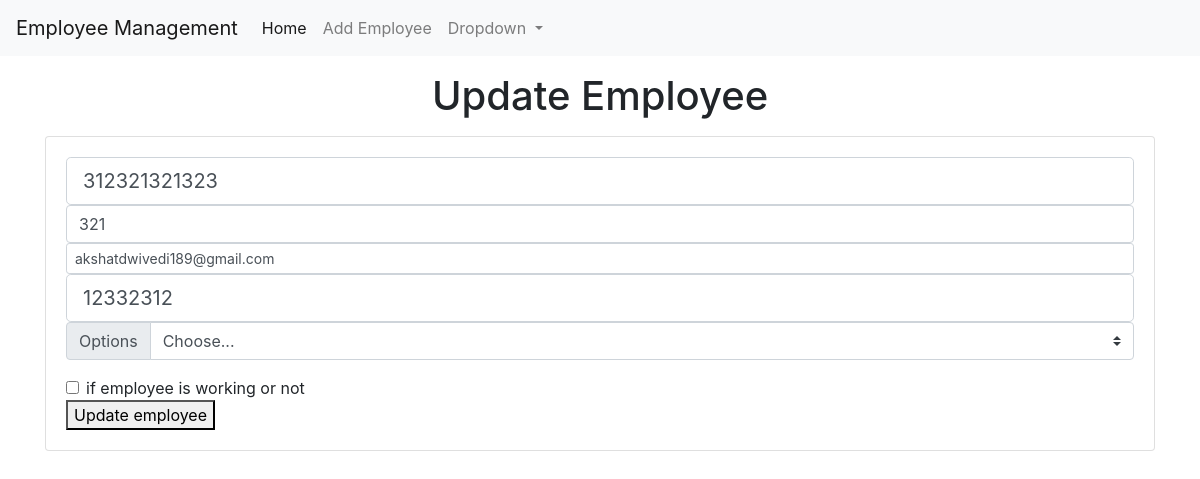
Screenshot of /emp/update-emp/2 with the database file from the repository.
### empm/models.py (models this page shows, shortened)
class Employee(models.Model):
    employee_id = models.AutoField(primary_key=True)
    employee_name = models.CharField(max_length=50)
    employee_address = models.CharField(max_length=50)
    employee_email = models.CharField(max_length=50)
    employee_phone = models.IntegerField()
    employee_working = models.BooleanField(default=False)
    employee_department = models.CharField(max_length=50)
    employee_record_created = models.DateTimeField(auto_now_add=True)

### empm/views.py (the view)
# urls.py: path("update-emp/<int:emp_id>", update_emp),
def update_emp(request, emp_id):
    aa = Employee.objects.get(pk=emp_id)
    return render(request, "emp/update_emp.html", {'emp': aa})

### templates/emp/update_emp.html (shortened to what this page needs)
<!DOCTYPE html>
<html lang="en">
  <head>
    <link
      rel="stylesheet"
      href="https://cdn.jsdelivr.net/npm/bootstrap@4.4.1/dist/css/bootstrap.min.css"
    />
  </head>
  <body>
    {% include 'emp/navbar.html' %}
    <h1 class="text-center my-3">Update Employee</h1>
    <div class="container">
      <div class="row">
        <div class="col-md-12">
          <div class="card">
            <div class="card-body">
              <form action="/emp/update-do/{{emp.employee_id}}" method="post">
                <input
                  class="form-control form-control-lg"
                  type="text"
                  placeholder="Enter employee full name"
                  name="emp_name"
                  value="{{emp.employee_name}}"
                />
                <input
                  class="form-control"
                  type="text"
                  placeholder="Enter employee full address"
                  name="address"
                  value="{{emp.employee_address}}"
                />
                <input
                  class="form-control form-control-sm"
                  type="text"
                  placeholder="Enter employee email"
                  name="email"
                  value="{{emp.employee_email}}"
                />
                <input
                  class="form-control form-control-lg"
                  type="text"
                  placeholder="Enter employee phone number"
                  name="number"
                  value="{{emp.employee_phone}}"
                />
                <div class="input-group mb-3">
                  <div class="input-group-prepend">
                    <label class="input-group-text" for="inputGroupSelect01"
                      >Options</label
                    >
                  </div>
                  <select
                    class="custom-select"
                    id="inputGroupSelect01"
                    name="branch"
                  >
                    <option selected name="branch">Choose...</option>
                  </select>
                </div>
                <div class="form-check">
                  <input
                    class="form-check-input"
                    type="checkbox"
                    value="True"
                    id="defaultCheck1"
                    name="working"
                  />
                  <label class="form-check-label" for="defaultCheck1">
                    if employee is working or not
                  </label>
                </div>
                <button>Update employee</button>
              </form>
            </div>
          </div>
        </div>
      </div>
    </div>
  </body>
</html>

### rows the page displays
Employee: emp_name "312321321323", address "321", email "akshatdwivedi189@gmail.com", number "12332312"
